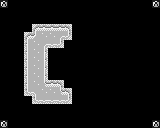

This game map was drawn from its Tiled (.tmx) file and the tilesets committed beside it. A one-line description and the full map source follow:
An orthogonal 20x16 tile map with 8x8 px tiles, 3 tile layers (Background, Collision, Overlap).

<map version="1.0" orientation="orthogonal" renderorder="right-down" width="20" height="16" tilewidth="8" tileheight="8" nextobjectid="1">
 <tileset firstgid="1" name="char_sheet" tilewidth="8" tileheight="8" tilecount="1024">
  <image source="char_sheet.png" width="256" height="256" />
 </tileset>
 <layer name="Background" width="20" height="16">
  <data encoding="csv">
63,0,0,0,0,0,0,0,0,0,0,0,0,0,0,0,0,0,0,63,
0,0,0,0,0,0,0,0,0,0,0,0,0,0,0,0,0,0,0,0,
0,0,0,0,0,0,0,0,0,0,0,0,0,0,0,0,0,0,0,0,
0,0,0,0,0,0,0,0,0,0,0,0,0,0,0,0,0,0,0,0,
0,0,0,0,0,0,0,0,0,0,0,0,0,0,0,0,0,0,0,0,
0,0,0,0,0,0,0,0,0,0,0,0,0,0,0,0,0,0,0,0,
0,0,0,0,0,0,0,0,0,0,0,0,0,0,0,0,0,0,0,0,
0,0,0,0,0,0,0,0,0,0,0,0,0,0,0,0,0,0,0,0,
0,0,0,0,0,0,0,0,0,0,0,0,0,0,0,0,0,0,0,0,
0,0,0,0,0,0,0,0,0,0,0,0,0,0,0,0,0,0,0,0,
0,0,0,0,0,0,0,0,0,0,0,0,0,0,0,0,0,0,0,0,
0,0,0,0,0,0,0,0,0,0,0,0,0,0,0,0,0,0,0,0,
0,0,0,0,0,0,0,0,0,0,0,0,0,0,0,0,0,0,0,0,
0,0,0,0,0,0,0,0,0,0,0,0,0,0,0,0,0,0,0,0,
0,0,0,0,0,0,0,0,0,0,0,0,0,0,0,0,0,0,0,0,
63,0,0,0,0,0,0,0,0,0,0,0,0,0,0,0,0,0,0,63
</data>
 </layer>
 <layer name="Collision" width="20" height="16">
  <data encoding="csv">
0,0,0,0,0,0,0,0,0,0,0,0,0,0,0,0,0,0,0,0,
0,0,0,0,0,0,0,0,0,0,0,0,0,0,0,0,0,0,0,0,
0,0,0,0,0,0,0,0,0,0,0,0,0,0,0,0,0,0,0,0,
0,0,0,0,414,415,415,415,416,0,0,0,0,0,0,0,0,0,0,0,
0,0,0,414,383,352,352,350,480,0,0,0,0,0,0,0,0,0,0,0,
0,0,0,446,352,350,479,480,0,0,0,0,0,0,0,0,0,0,0,0,
0,0,0,446,352,448,0,0,0,0,0,0,0,0,0,0,0,0,0,0,
0,0,0,446,352,448,0,0,0,0,0,0,0,0,0,0,0,0,0,0,
0,0,0,446,352,448,0,0,0,0,0,0,0,0,0,0,0,0,0,0,
0,0,0,446,352,448,0,0,0,0,0,0,0,0,0,0,0,0,0,0,
0,0,0,446,352,382,415,416,0,0,0,0,0,0,0,0,0,0,0,0,
0,0,0,478,351,352,352,382,416,0,0,0,0,0,0,0,0,0,0,0,
0,0,0,0,478,479,479,479,480,0,0,0,0,0,0,0,0,0,0,0,
0,0,0,0,0,0,0,0,0,0,0,0,0,0,0,0,0,0,0,0,
0,0,0,0,0,0,0,0,0,0,0,0,0,0,0,0,0,0,0,0,
0,0,0,0,0,0,0,0,0,0,0,0,0,0,0,0,0,0,0,0
</data>
 </layer>
 <layer name="Overlap" width="20" height="16">
  <data encoding="csv">
0,0,0,0,0,0,0,0,0,0,0,0,0,0,0,0,0,0,0,0,
0,0,0,0,0,0,0,0,0,0,0,0,0,0,0,0,0,0,0,0,
0,0,0,0,0,0,0,0,0,0,0,0,0,0,0,0,0,0,0,0,
0,0,0,0,0,0,0,0,0,0,0,0,0,0,0,0,0,0,0,0,
0,0,0,0,0,0,0,0,0,0,0,0,0,0,0,0,0,0,0,0,
0,0,0,0,0,0,0,0,0,0,0,0,0,0,0,0,0,0,0,0,
0,0,0,0,0,0,0,0,0,0,0,0,0,0,0,0,0,0,0,0,
0,0,0,0,0,0,0,0,0,0,0,0,0,0,0,0,0,0,0,0,
0,0,0,0,0,0,0,0,0,0,0,0,0,0,0,0,0,0,0,0,
0,0,0,0,0,0,0,0,0,0,0,0,0,0,0,0,0,0,0,0,
0,0,0,0,0,0,0,0,0,0,0,0,0,0,0,0,0,0,0,0,
0,0,0,0,0,0,0,0,0,0,0,0,0,0,0,0,0,0,0,0,
0,0,0,0,0,0,0,0,0,0,0,0,0,0,0,0,0,0,0,0,
0,0,0,0,0,0,0,0,0,0,0,0,0,0,0,0,0,0,0,0,
0,0,0,0,0,0,0,0,0,0,0,0,0,0,0,0,0,0,0,0,
0,0,0,0,0,0,0,0,0,0,0,0,0,0,0,0,0,0,0,0
</data>
 </layer>
</map>
